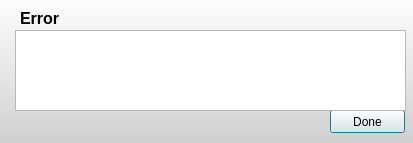
<?xml version="1.0" encoding="UTF-8"?>
<ui version="4.0">
 <class>ErrorDialog</class>
 <widget class="QDialog" name="ErrorDialog">
  <property name="geometry">
   <rect>
    <x>0</x>
    <y>0</y>
    <width>413</width>
    <height>143</height>
   </rect>
  </property>
  <property name="sizePolicy">
   <sizepolicy hsizetype="Minimum" vsizetype="Minimum">
    <horstretch>0</horstretch>
    <verstretch>0</verstretch>
   </sizepolicy>
  </property>
  <property name="windowTitle">
   <string>Error</string>
  </property>
  <property name="styleSheet">
   <string notr="true">#ErrorDialog {
background-color: qlineargradient(spread:pad, x1:0, y1:0, x2:0, y2:1, stop:0 rgba(253, 253, 253, 255), stop:1 rgba(208, 208, 208, 255));
}</string>
  </property>
  <widget class="QLabel" name="headingLabel">
   <property name="geometry">
    <rect>
     <x>20</x>
     <y>10</y>
     <width>141</width>
     <height>16</height>
    </rect>
   </property>
   <property name="font">
    <font>
     <family>Segoe UI</family>
     <pointsize>12</pointsize>
     <weight>75</weight>
     <bold>true</bold>
    </font>
   </property>
   <property name="text">
    <string>Error</string>
   </property>
  </widget>
  <widget class="QPushButton" name="pushButton">
   <property name="geometry">
    <rect>
     <x>330</x>
     <y>110</y>
     <width>75</width>
     <height>23</height>
    </rect>
   </property>
   <property name="text">
    <string>Done</string>
   </property>
  </widget>
  <widget class="QTextBrowser" name="errorContent">
   <property name="geometry">
    <rect>
     <x>15</x>
     <y>30</y>
     <width>391</width>
     <height>81</height>
    </rect>
   </property>
  </widget>
 </widget>
 <resources/>
 <connections>
  <connection>
   <sender>pushButton</sender>
   <signal>clicked()</signal>
   <receiver>ErrorDialog</receiver>
   <slot>accept()</slot>
   <hints>
    <hint type="sourcelabel">
     <x>188</x>
     <y>171</y>
    </hint>
    <hint type="destinationlabel">
     <x>191</x>
     <y>195</y>
    </hint>
   </hints>
  </connection>
 </connections>
</ui>
